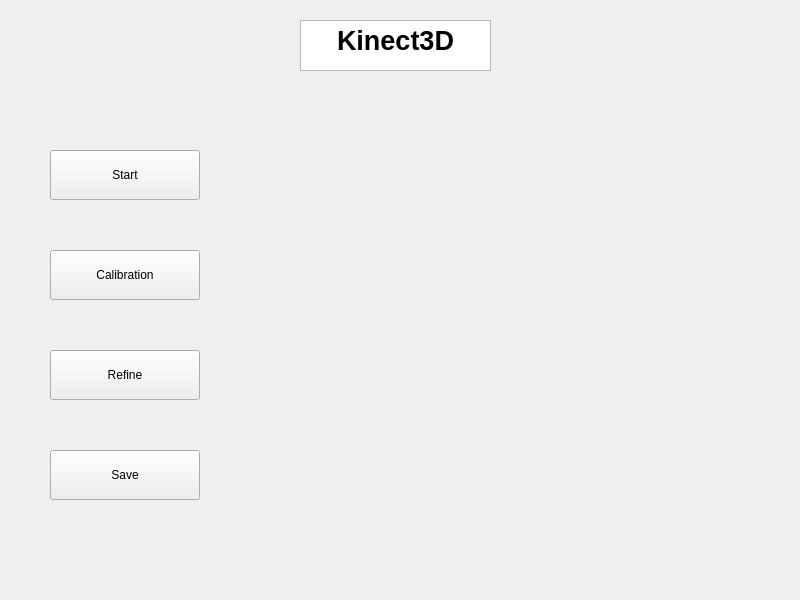
<?xml version="1.0" encoding="UTF-8"?>
<ui version="4.0">
 <class>Widget</class>
 <widget class="QWidget" name="Widget">
  <property name="geometry">
   <rect>
    <x>0</x>
    <y>0</y>
    <width>800</width>
    <height>600</height>
   </rect>
  </property>
  <property name="windowTitle">
   <string>Widget</string>
  </property>
  <widget class="QPushButton" name="pushButton">
   <property name="geometry">
    <rect>
     <x>50</x>
     <y>150</y>
     <width>150</width>
     <height>50</height>
    </rect>
   </property>
   <property name="text">
    <string>Start</string>
   </property>
  </widget>
  <widget class="QPushButton" name="pushButton_2">
   <property name="geometry">
    <rect>
     <x>50</x>
     <y>250</y>
     <width>150</width>
     <height>50</height>
    </rect>
   </property>
   <property name="text">
    <string>Calibration</string>
   </property>
  </widget>
  <widget class="QTextBrowser" name="textBrowser">
   <property name="geometry">
    <rect>
     <x>300</x>
     <y>20</y>
     <width>191</width>
     <height>51</height>
    </rect>
   </property>
   <property name="layoutDirection">
    <enum>Qt::LeftToRight</enum>
   </property>
   <property name="html">
    <string>&lt;!DOCTYPE HTML PUBLIC &quot;-//W3C//DTD HTML 4.0//EN&quot; &quot;http://www.w3.org/TR/REC-html40/strict.dtd&quot;&gt;
&lt;html&gt;&lt;head&gt;&lt;meta name=&quot;qrichtext&quot; content=&quot;1&quot; /&gt;&lt;style type=&quot;text/css&quot;&gt;
p, li { white-space: pre-wrap; }
&lt;/style&gt;&lt;/head&gt;&lt;body style=&quot; font-family:'Noto Sans'; font-size:11pt; font-weight:400; font-style:normal;&quot;&gt;
&lt;p align=&quot;center&quot; style=&quot; margin-top:0px; margin-bottom:0px; margin-left:0px; margin-right:0px; -qt-block-indent:0; text-indent:0px;&quot;&gt;&lt;span style=&quot; font-size:20pt; font-weight:600;&quot;&gt;Kinect3D&lt;/span&gt;&lt;/p&gt;&lt;/body&gt;&lt;/html&gt;</string>
   </property>
  </widget>
  <widget class="QLabel" name="label">
   <property name="geometry">
    <rect>
     <x>230</x>
     <y>120</y>
     <width>512</width>
     <height>424</height>
    </rect>
   </property>
   <property name="text">
    <string/>
   </property>
  </widget>
  <widget class="QPushButton" name="pushButton_3">
   <property name="geometry">
    <rect>
     <x>50</x>
     <y>350</y>
     <width>150</width>
     <height>50</height>
    </rect>
   </property>
   <property name="text">
    <string>Refine</string>
   </property>
  </widget>
  <widget class="QPushButton" name="pushButton_4">
   <property name="geometry">
    <rect>
     <x>50</x>
     <y>450</y>
     <width>150</width>
     <height>50</height>
    </rect>
   </property>
   <property name="text">
    <string>Save</string>
   </property>
  </widget>
 </widget>
 <tabstops>
  <tabstop>textBrowser</tabstop>
 </tabstops>
 <resources/>
 <connections/>
</ui>
